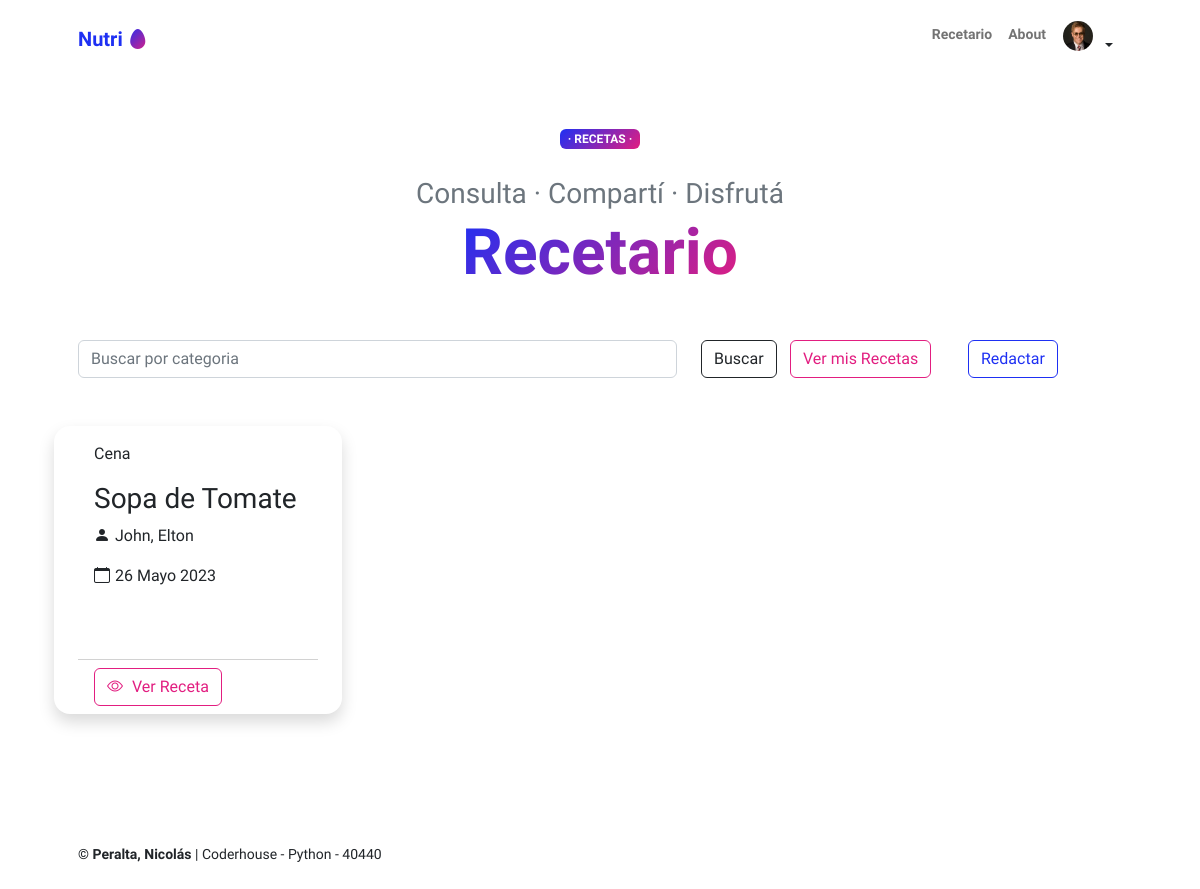
The app's page /recetas/ (signed in), older data.
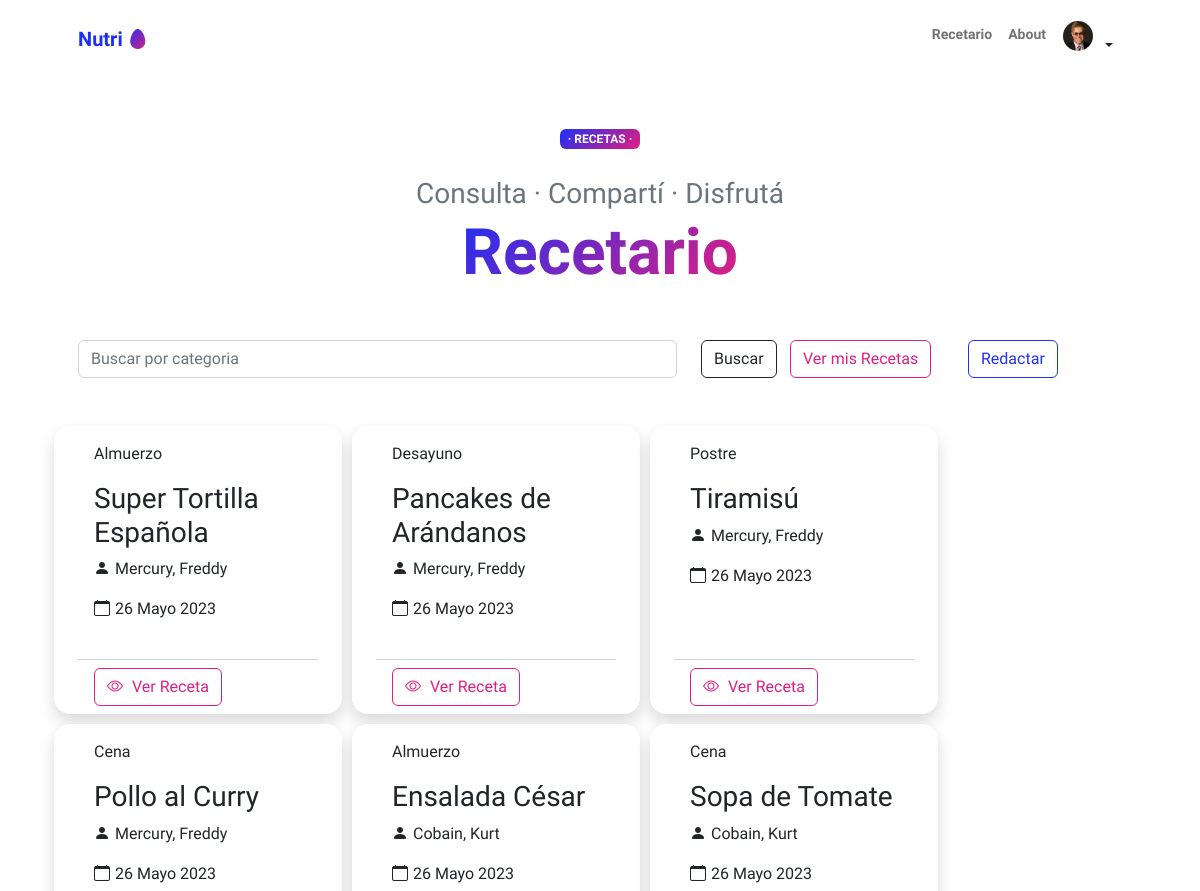
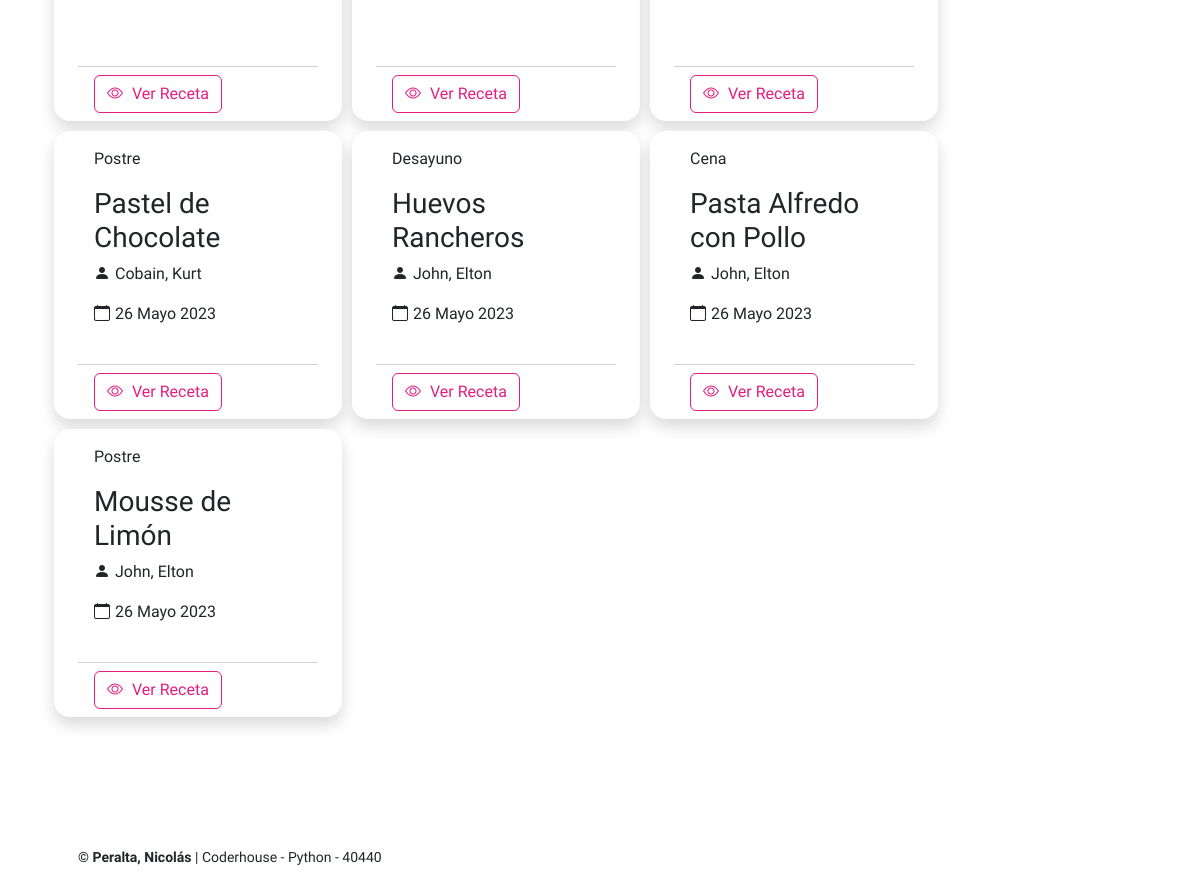
The same page, newer data (2 pictures, top to bottom).
### pacientes/models.py (models this page shows, shortened)
class Avatar(models.Model):
   user = models.OneToOneField(User, on_delete=models.CASCADE, null=True)
   imagen = models.ImageField(upload_to='avatares', null=True, blank=True)

### recetas/models.py (models this page shows, shortened)
class recetas(models.Model):
    autor = models.ForeignKey(User, on_delete=models.SET_NULL, null=True)
    fecha = models.DateField(null=True)
    titulo = models.CharField(max_length=50)
    categoria = models.CharField(max_length=50, null=True)
    ingredientes = models.TextField()
    detalle = models.TextField()

### recetas/views.py (the view)
# urls.py: path('recetas/', views.vista_recetas, name="recetas"),
def vista_recetas(request):
    contexto = {
        "recetas": recetas.objects.all(),
    }
    http_response = render(
        request=request,
        template_name='recetas/recetas.html',
        context=contexto,
    )
    return http_response

### recetas/templates/recetas/recetas.html (shortened to what this page needs)
{% extends 'agenda/base.html' %}
  {% block contenido%}
      <div class="text-center text-xxl-start">
          <div class="badge bg-gradient-primary-to-secondary text-white mb-4"><div class="text-uppercase"> &middot; Recetas &middot;</div></div>
          <div class="fs-3 fw-light text-muted">Consulta  &middot; Compartí &middot; Disfrutá</div>
          <h1 class="display-3 fw-bolder mb-5"><span class="text-gradient d-inline">Recetario</span></h1>
      </div>
  {% if  recetas %}
        <form action="{% url 'recetas_buscar' %}" method="post">
          <div class="row">
            <div class="col-sm-7">
                <input type="text" class="form-control " placeholder="Buscar por categoria" name="busqueda">
            </div>
            <div class="col-sm-1">
              <input type="submit" class="btn btn-outline-dark btn-md mb-5" value="Buscar">
            </div>
            {% if user.is_authenticated %}
            <div class="col">
              <a class="btn btn-outline-secondary btn-md mb-5" href="{% url 'recetas_autor'%}"> Ver mis Recetas</a>
            </div>
            <div class="col">
              <a class="btn btn-outline-primary btn-md mb-5" href="{% url 'recetas_agregar' %}"> Redactar</a>
            </div>
            {%endif%}
          </div>
        </form>
  {%endif%}
      {% for receta in recetas %}
      <div class="card shadow border-0 rounded-4 " style="height: 18rem; width: 18rem; margin-right: 10px; margin-bottom: 10px;">
        <div class="card-body">
          <p class="card-text">{{ receta.categoria }}</p>
          <h3 class="card-title">{{ receta.titulo }}</h3>
          <p class="card-text"><i class="bi bi-person-fill" style="margin-right: 5px;"></i>{{ receta.autor.last_name}}, {{ receta.autor.first_name}}</p>
          <p class="card-text"><i class="bi bi-calendar" style="margin-right: 5px;"></i>{{ receta.fecha}}</p>
        </div>
        <div class="card-footer bg-transparent">
          <a href="{% url 'recetas_detalle' receta.id%}" class="btn btn-outline-secondary"><i class="bi bi-eye"style="margin-right: 5px;"></i>  Ver Receta</a>
        </div>
      </div>
      {% endfor %}
  {% endblock contenido%}

### agenda/templates/agenda/base.html (shortened to what this page needs)
{% load static %}
<!DOCTYPE html>
<html lang="en">
  <head>
    <link
      href="https://cdn.jsdelivr.net/npm/bootstrap-icons@1.8.1/font/bootstrap-icons.css"
      rel="stylesheet"
    />
    <link href="{% static 'css/styles.css' %}" rel="stylesheet" />
  </head>
  <body class="d-flex flex-column h-100">
    <main class="flex-shrink-0">
      <nav class="navbar navbar-expand-lg navbar-light bg-white py-3">
        <div class="container px-5">
          <a class="navbar-brand" href="{% url 'index' %}"
            ><span class="fw-bolder text-primary"
              >Nutri <i class="bi bi-egg-fill text-gradient"> </i></span
          ></a>
          <div class="collapse navbar-collapse" id="navbarSupportedContent">
            <ul class="navbar-nav ms-auto mb-2 mb-lg-0 small fw-bolder">
              <li class="nav-item">
                <a class="nav-link" href="{% url 'recetas' %}">Recetario</a>
              </li>
              <li class="nav-item">
                <a class="nav-link" href="{% url 'about' %}">About</a>
              </li>
              {% if user.is_authenticated %}
              <div class="dropdown "  >
                <button
                  class="btn btn-ligth btn-sm dropdown-toggle "
                  type="button"
                  data-bs-toggle="dropdown"
                  aria-haspopup="true"
                  aria-expanded="false"
                >
                    <div style="display: inline-flex;">
                      {% if user.avatar.imagen.url %}
                            <img src="{{ user.avatar.imagen.url }}" style="width: 30px; height: 30px; border-radius: 50%; margin-right: 5px;">
                      {% else %}
                            <img src="{%static 'img/avatar_default.png'%}" style="width: 30px; height: 30px; border-radius: 50%; margin-right: 5px;">
                      {% endif %}
                    </div>
                </button>
                  {% endif %}
              </div>
            </ul>
          </div>
        </div>
      </nav>
      <header class="py-5">
        <div class="container px-5 pb-5">
          <div class="row gx-5 align-items-center">
            {% block contenido%} {% endblock contenido%}
          </div>
        </div>
      </header>
    </main>
    <footer class="bg-white py-4 mt-auto">
      <div class="container px-5">
        <div
          class="row align-items-center justify-content-between flex-column flex-sm-row"
        >
          <div class="col-auto">
            <div class="small m-0">
              <b> &copy; Peralta, Nicolás</b> | Coderhouse - Python - 40440
            </div>
          </div>
        </div>
      </div>
    </footer>
  </body>
</html>

Row changes from the older to the newer data that the page shows:
removed recetas: categoria "Cena", titulo "Sopa de Tomate", autor.last_name "John", autor.first_name "Elton", fecha "26 Mayo 2023"
added recetas: categoria "Almuerzo", titulo "Super Tortilla Española", autor.last_name "Mercury", autor.first_name "Freddy", fecha "26 Mayo 2023"
added recetas: categoria "Desayuno", titulo "Pancakes de Arándanos", autor.last_name "Mercury", autor.first_name "Freddy", fecha "26 Mayo 2023"
added recetas: categoria "Postre", titulo "Tiramisú", autor.last_name "Mercury", autor.first_name "Freddy", fecha "26 Mayo 2023"
added recetas: categoria "Cena", titulo "Pollo al Curry", autor.last_name "Mercury", autor.first_name "Freddy", fecha "26 Mayo 2023"
added recetas: categoria "Almuerzo", titulo "Ensalada César", autor.last_name "Cobain", autor.first_name "Kurt", fecha "26 Mayo 2023"
added recetas: categoria "Cena", titulo "Sopa de Tomate", autor.last_name "Cobain", autor.first_name "Kurt", fecha "26 Mayo 2023"
added recetas: categoria "Postre", titulo "Pastel de Chocolate", autor.last_name "Cobain", autor.first_name "Kurt", fecha "26 Mayo 2023"
added recetas: categoria "Desayuno", titulo "Huevos Rancheros", autor.last_name "John", autor.first_name "Elton", fecha "26 Mayo 2023"
added recetas: categoria "Cena", titulo "Pasta Alfredo con Pollo", autor.last_name "John", autor.first_name "Elton", fecha "26 Mayo 2023"
added recetas: categoria "Postre", titulo "Mousse de Limón", autor.last_name "John", autor.first_name "Elton", fecha "26 Mayo 2023"
